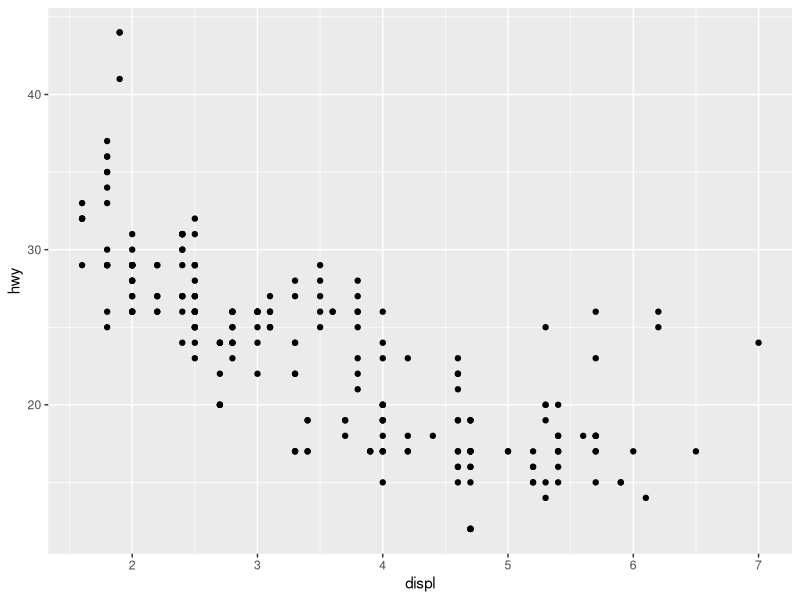
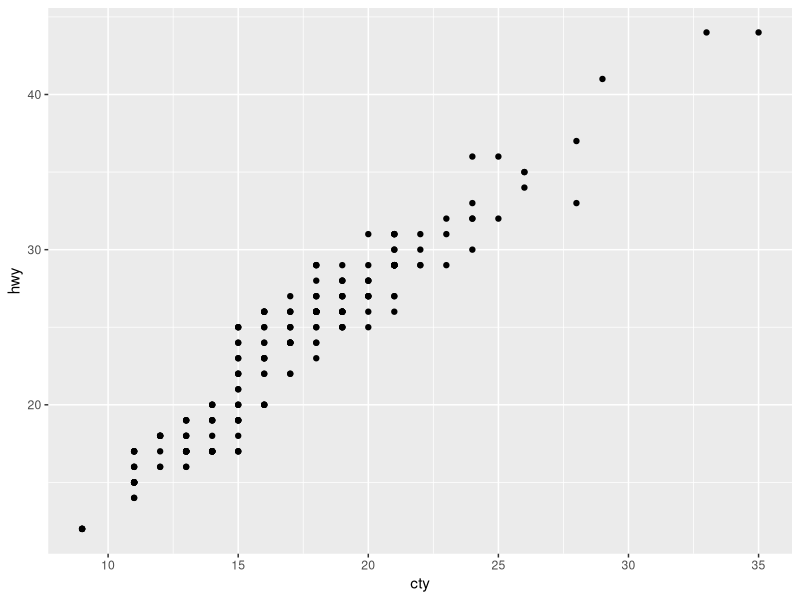
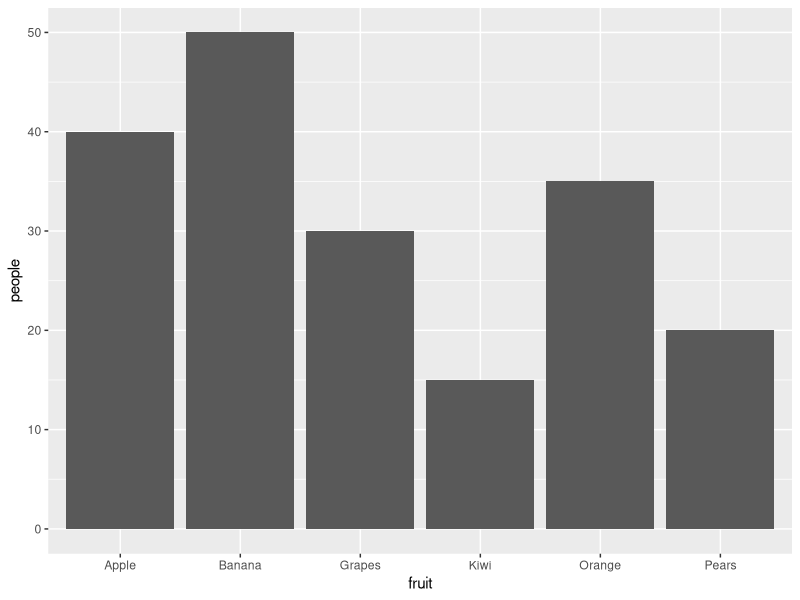
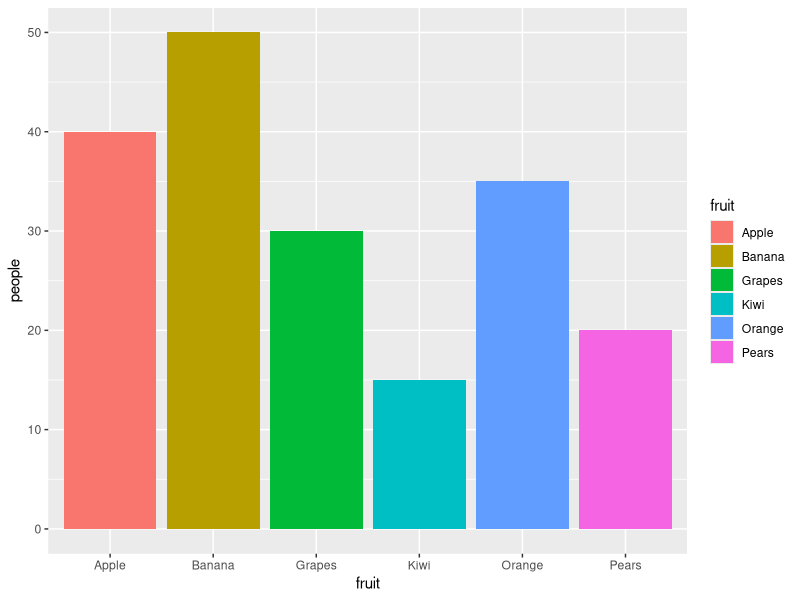
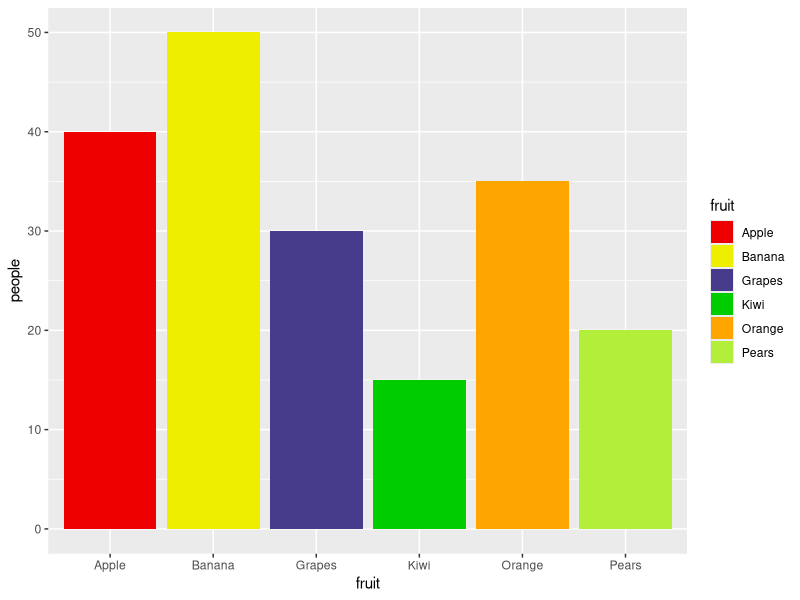
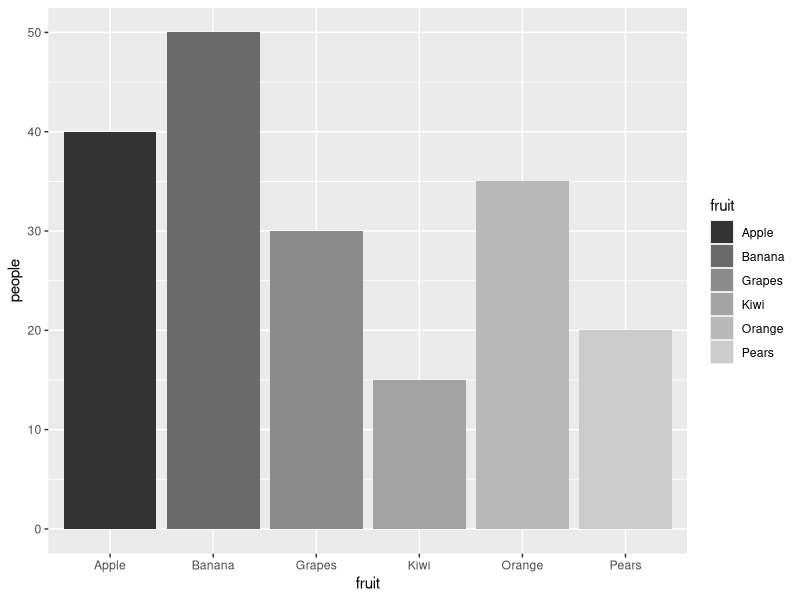
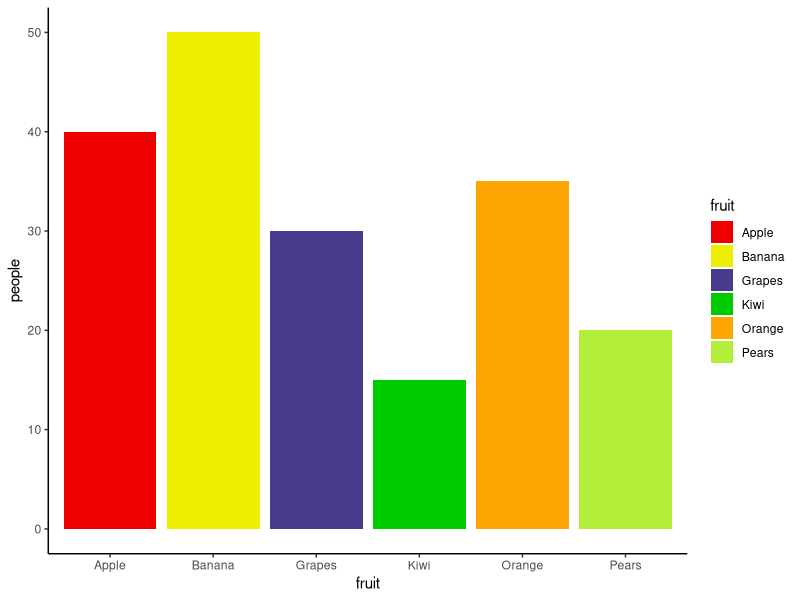
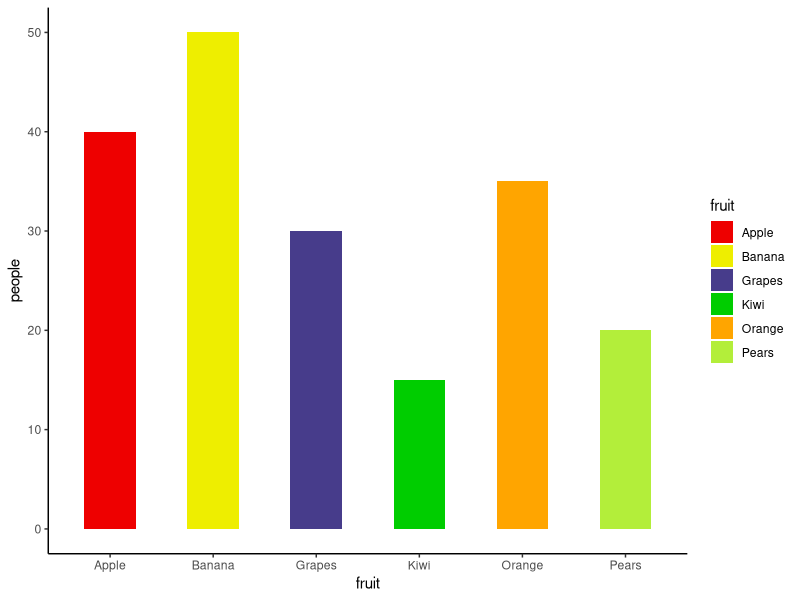

Recreate these plots in R, in order.
## ---- chunk 1
knitr::opts_knit$set(base.dir = "D:/MJ/study/Personal Project/Github Portfolio/Github Blog/mj-kim904.github.io/_posts", base.url = "/")
knitr::opts_chunk$set(fig.path = "images/")
## ---- chunk 2
library(tidyverse)
## ---- chunk 3
head(mpg)
# The head() function returns truncated rows.

summary(mpg)
# The summary() function tells you the various fields and summarizes the quantitative fields.
## ---- chunk 4
#Highway Miles per Gallon vs. Engine Displacement (in litre)
ggplot(data = mpg) + 
  geom_point(mapping = aes(x = displ, y = hwy))

#Highway Miles per Gallon vs. City Miles per Gallon
ggplot(data = mpg) + 
  geom_point(mapping = aes(x = cty, y = hwy))

## ---- chunk 5
survey <- data.frame(fruit=c("Apple", "Banana", "Grapes", "Kiwi", "Orange", "Pears"), people=c(40, 50, 30, 15, 35, 20))
survey
## ---- chunk 6
ggplot(data = survey, aes(x=fruit, y=people)) +
  geom_bar(stat = "identity")

#The argument "stat = identity" is telling it not to transform the data.
## ---- chunk 7
#Make bars with color
ggplot(survey, aes(x=fruit, y=people, fill=fruit)) + 
  geom_bar(stat="identity")

#Make bars with specific color
ggplot(survey, aes(x=fruit, y=people, fill=fruit)) + 
  geom_bar(stat="identity") +
  scale_fill_manual(values=c("red2", "yellow2", "slateblue4", "green3", "orange", "olivedrab2"))

#Make bars with grey scale
ggplot(survey, aes(x=fruit, y=people, fill=fruit)) + 
  geom_bar(stat="identity") +
  scale_fill_grey()

#Make it in different theme
ggplot(survey, aes(x=fruit, y=people, fill=fruit)) + 
  scale_fill_manual(values=c("red2", "yellow2", "slateblue4", "green3", "orange", "olivedrab2")) +
  geom_bar(stat="identity") +
  theme_classic()

#Modify bar width
ggplot(survey, aes(x=fruit, y=people, fill=fruit)) + 
  scale_fill_manual(values=c("red2", "yellow2", "slateblue4", "green3", "orange", "olivedrab2")) +
  geom_bar(stat="identity", width = 0.5) +
  theme_classic()

#Add titiles and label axes
ggplot(survey, aes(x=fruit, y=people, fill=fruit)) + 
  scale_fill_manual(values=c("red2", "yellow2", "slateblue4", "green3", "orange", "olivedrab2")) +
  geom_bar(stat="identity", width = 0.5) +
  theme_classic() +
  ggtitle("Favorite fruit survey") +
  xlab("Fruits") +
  ylab("Number of People")

#add labels 

ggplot(survey, aes(x=fruit, y=people, fill=fruit)) + 
  scale_fill_manual(values=c("red2", "yellow2", "slateblue4", "green3", "orange", "olivedrab2")) +
  geom_bar(stat="identity", width = 0.5) +
  geom_text(aes(label=people), vjust=-0.3, size=3.5) +
  theme_classic() +
  ggtitle("Favorite fruit survey") +
  xlab("Fruits") +
  ylab("Number of People")

## ---- chunk 8
#Circumference vs. Age
ggplot(data = Orange) +
  geom_line(mapping = aes(x = age, y = circumference, color = Tree))

## ---- chunk 9
head(Orange)

#Select the data for tree 1 and create a new data frame with it
tree_1 <- Orange[which(Orange$Tree==1),]
tree_1
## ---- chunk 10
ggplot(data = tree_1) +
  geom_line(mapping = aes(x = age, y = circumference))
## ---- chunk 11
#Give color to the line
ggplot(data = tree_1) +
  geom_line(mapping = aes(x = age, y = circumference), color = "blue") +
  theme_classic() +
  ggtitle("Tree 1: Circumference vs. Age") +
  xlab("Age") +
  ylab("Circumference")
## ---- chunk 12
swiss
head(swiss)
summary(swiss)
str(swiss)

plot(swiss)
## ---- chunk 13
#1) Education vs. Fertility
plot(swiss$Fertility, swiss$Education)
#Add line
abline(lm(swiss$Education ~ swiss$Fertility))

#2) Fertility vs. Education
plot(swiss$Education, swiss$Fertility)
#Add line
abline(lm(swiss$Fertility ~ swiss$Education))
## ---- chunk 14
ggplot(data = swiss) + 
  geom_point(mapping = aes(x = Education, y = Fertility))

#Find slope and intercept using coef() function
coef(lm(Fertility ~ Education, data = swiss))

ggplot(data = swiss) + 
  geom_point(mapping = aes(x = Education, y = Fertility)) +
  geom_abline(slope = -0.862, intercept = 79.61)
